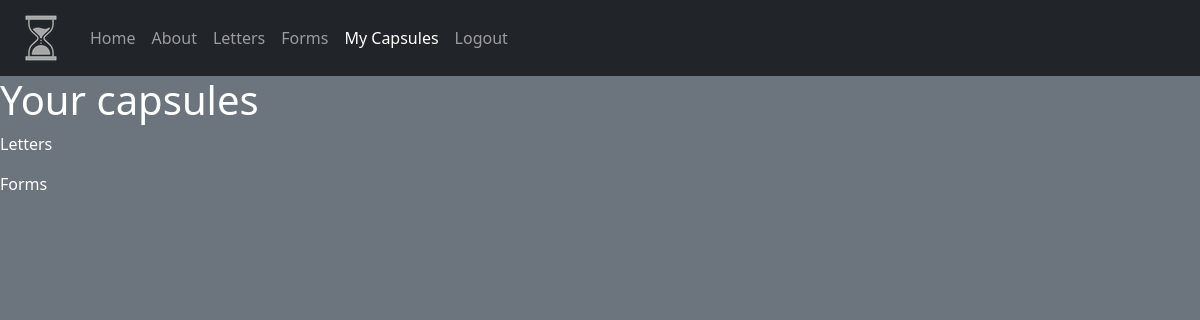
The app's page /capsules/ (signed in), older data.
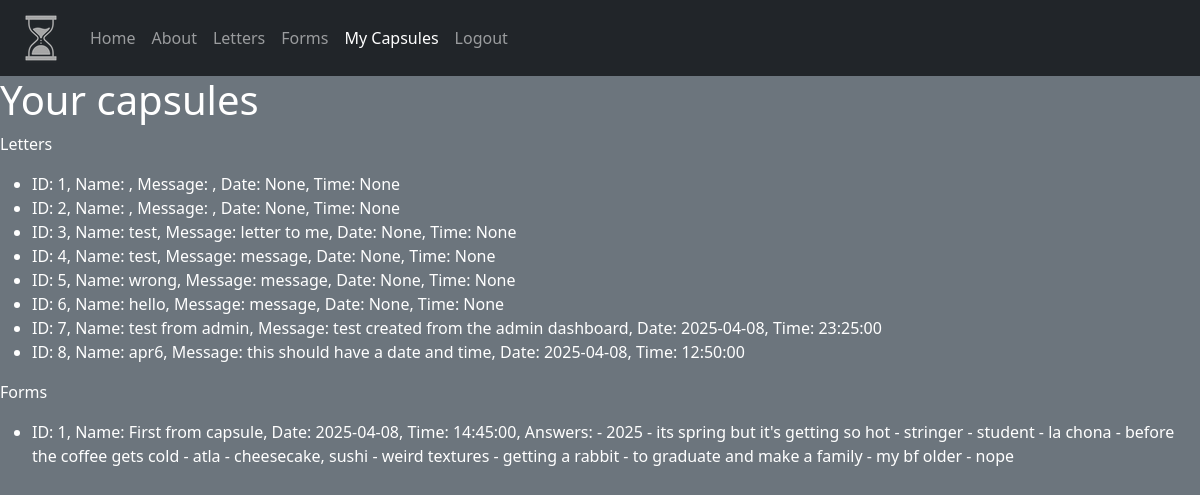
The same page, newer data.
### time_capsule/models.py (models this page shows)
class LetterCapsule(models.Model):
    user = models.ForeignKey(User, on_delete=models.CASCADE)
    capsule_name = models.CharField(max_length=255)
    content = models.CharField(max_length=5000)
    date = models.DateField()
    time = models.TimeField()
    def __str__(self):
        return (f"ID: {self.id}, Name: {self.capsule_name}, Message: {self.content}, Date: {self.date}, Time: {self.time}")

class QuestionCapsule(models.Model):
    user = models.ForeignKey(User, on_delete=models.CASCADE)
    capsule_name = models.CharField(max_length=255)
    date = models.DateField(default=datetime.now)
    time = models.TimeField(default=datetime.now)
    year = models.CharField(max_length=1000, default="empty")
    weather = models.CharField(max_length=1000, default="empty")
    living = models.CharField(max_length=1000, default="empty")
    occupation = models.CharField(max_length=1000, default="empty")
    song = models.CharField(max_length=1000, default="empty")
    book = models.CharField(max_length=1000, default="empty")
    show = models.CharField(max_length=1000, default="empty")
    foods = models.CharField(max_length=1000, default="empty")
    dislikes = models.CharField(max_length=1000, default="empty")
    memory = models.CharField(max_length=1000, default="empty")
    goals = models.CharField(max_length=1000, default="empty")
    best = models.CharField(max_length=1000, default="empty")
    future = models.CharField(max_length=1000, default="empty")
    message = models.CharField(max_length=1000, default="empty")
    def __str__(self):
        return (f"ID: {self.id}, Name: {self.capsule_name}, Date: {self.date}, Time: {self.time}, Answers: \n - {self.year}\n - {self.weather}\n - {self.living}\n - {self.occupation}\n - {self.song}\n - {self.book}\n - {self.show}\n - {self.foods}\n - {self.dislikes}\n - {self.memory}\n - {self.goals}\n - {self.best}\n {self.future}\n - {self.message}\n")

### time_capsule/views.py (the view)
# urls.py: path('capsules/', views.capsules, name='capsules'),
def capsules(request):
    current_user = request.user
    letters = LetterCapsule.objects.filter(user = current_user)
    forms = QuestionCapsule.objects.filter(user=current_user)
    context = {
        'user': current_user,
        'letters': letters,
        'forms': forms,
    }
    return render(request, 'capsules.html', context)

### time_capsule/templates/capsules.html (shortened to what this page needs)
<!DOCTYPE html>
<html>
  <head>
    <link
      href="https://cdn.jsdelivr.net/npm/bootstrap@5.3.3/dist/css/bootstrap.min.css"
      rel="stylesheet"
    />
  </head>
  <body class="bg-secondary text-white">
    <nav class="navbar navbar-expand-sm navbar-dark bg-dark">
        <div clas="container-fluid">
            <div class="collapse navbar-collapse" id="mynavbar">
              {%load static%}
              <a class="navbar-brand ps-3" href="/"><img src="{% static 'time_capsule/transparentHourglass.png' %}"class="img-fluid" alt="My image"></a>
                <ul class="navbar-nav me-auto">
                  <li class="nav-item">
                    <a class="nav-link" href="/">Home</a>
                  </li>
                  <li class="nav-item">
                    <a class="nav-link" href="/about/">About</a>
                  </li>
                  <li class="nav-item">
                    <a class="nav-link" href="/letters/">Letters</a>
                  </li>
                  <li class="nav-item">
                    <a class="nav-link" href="/form/">Forms</a>
                  </li>
                  <li class="nav-item">
                    <a class="nav-link active" href="/capsules/">My Capsules</a>
                  </li>
                  {% if user.is_authenticated %}
                  <li class="nav-item">
                    <a class="nav-link" href="/logout/">Logout</a>
                  </li>
                  {%else%}
                  <li class="nav-item">
                    <a class="nav-link" href="/login/">Login</a>
                  </li>
                  {%endif%}
                </ul>
        </div>
    </nav>
    <div>
      {% if user.is_authenticated %}
      <h1>Your capsules</h1>
      <p>Letters</p>
      <ul>
        {%for letter in letters %}
        <li>{{letter}}</li>
        {% endfor %}
      </ul>
      <p>Forms</p>
      <ul>
        {%for form in forms%}
        <li>{{form}}</li>
        {%endfor%}
      </ul>
      {% endif %}
    </div>
  </body>
</html>

Row changes from the older to the newer data that the page shows:
added LetterCapsule: id+capsule_name+content "ID: 1, Name: , Message: , Date: None, Time: None"
added LetterCapsule: id+capsule_name+content "ID: 2, Name: , Message: , Date: None, Time: None"
added LetterCapsule: id+capsule_name+content "ID: 3, Name: test, Message: letter to me, Date: None, Time: None"
added LetterCapsule: id+capsule_name+content "ID: 4, Name: test, Message: message, Date: None, Time: None"
added LetterCapsule: id+capsule_name+content "ID: 5, Name: wrong, Message: message, Date: None, Time: None"
added LetterCapsule: id+capsule_name+content "ID: 6, Name: hello, Message: message, Date: None, Time: None"
added LetterCapsule: id+capsule_name+content "ID: 7, Name: test from admin, Message: test created from the admin dashboard, Date: 2025-04-08, Time: 23:25:00"
added LetterCapsule: id+capsule_name+content "ID: 8, Name: apr6, Message: this should have a date and time, Date: 2025-04-08, Time: 12:50:00"
added QuestionCapsule: id+capsule_name+date "ID: 1, Name: First from capsule, Date: 2025-04-08, Time: 14:45:00, Answers: - 2025 - its spring but it's getting so hot - stringer - student - la chona - before the coffee gets cold - atla - cheesecake, sushi - weird textures - getting a rabbit - to graduate and make a family - my bf older - nope"
